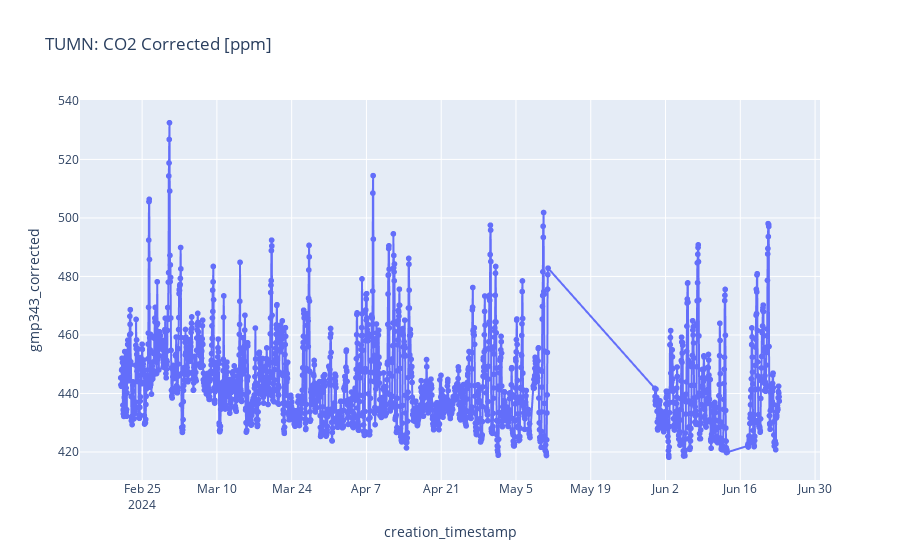

The cell this chart's notebook holds for it:
### Code cell
extract_site_data(dates = dates, site_name="TUMN")

### Figure 1 — Plotly figure (JSON) as saved in the notebook; plotly's stock layout.template omitted (floating-point values rounded to 4 significant figures; data arrays with more than 128 entries replaced by an {"elided": "..."} marker saying what was removed)
{"data": [{"hovertemplate": "creation_timestamp=%{x}<br>gmp343_corrected=%{y}<extra></extra>", "legendgroup": "", "line": {"color": "#636efa", "dash": "solid"}, "marker": {"symbol": "circle"}, "mode": "lines+markers", "name": "", "showlegend": false, "type": "scattergl", "x": {"elided": "2367 str values"}, "xaxis": "x", "y": {"elided": "2367 float values"}, "yaxis": "y"}], "layout": {"legend": {"tracegroupgap": 0}, "title": {"text": "TUMN: CO2 Corrected [ppm]"}, "xaxis": {"anchor": "y", "domain": [0, 1], "title": {"text": "creation_timestamp"}}, "yaxis": {"anchor": "x", "domain": [0, 1], "title": {"text": "gmp343_corrected"}}}}
